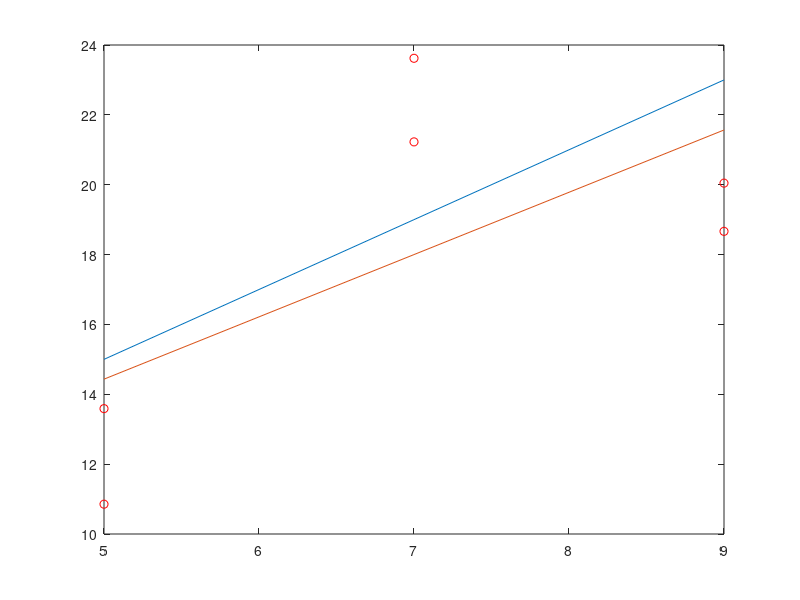

MATLAB code to generate this figure:
function seminar_mnk_2017

x = [5 5 7 7 9 9]';
beta_true = [5; 2];

[Y, X] = generate_sample(beta_true, x, 10);

beta_estimation = regress(Y, X);
Y_true = X*beta_true;
Y_estimation = X*beta_estimation;

plot(x, Y, 'ro', x, Y_true, ...
    x, Y_estimation);



end 

function [Y, X] = generate_sample(beta_true, x, Dnoise)
n = length(x);
k = length(beta_true);

eps = randn(n, 1) * sqrt(Dnoise);
X = zeros(n, k);

for j = 1:k
    X(:, j) = x.^(j-1);
end
Y = X*beta_true + eps;

end